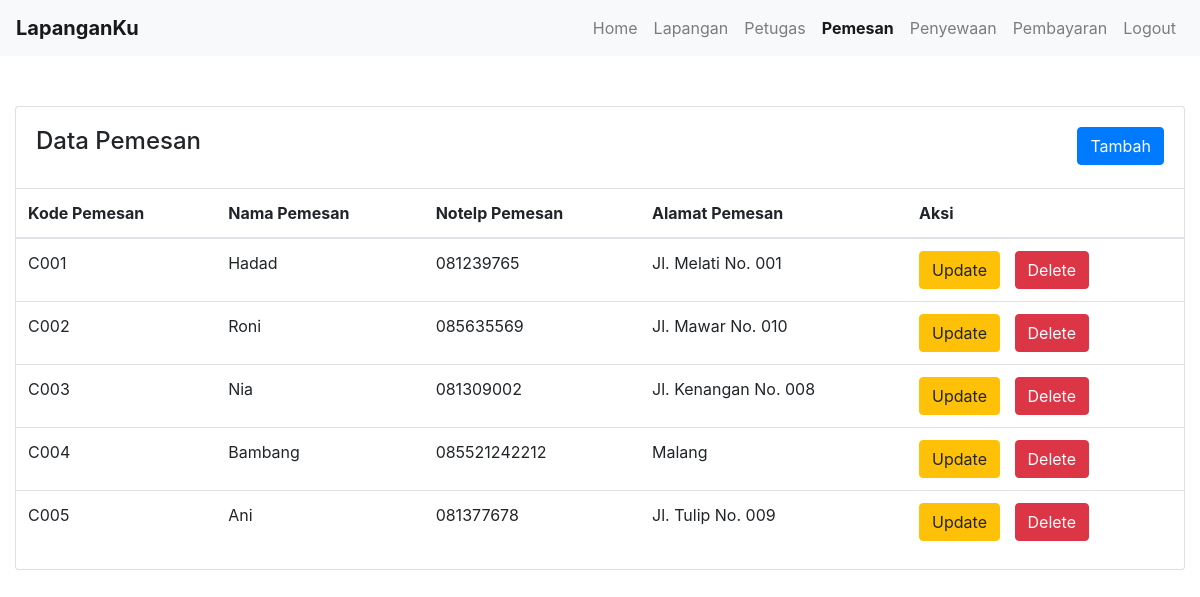
The app's page /pemesan/index.php with its own data.
### tables this page shows
CREATE TABLE `pemesan` (
  `kode_pemesan` varchar(10) NOT NULL,
  `nama_pemesan` varchar(25) NOT NULL,
  `no_hp_pemesan` varchar(50) NOT NULL,
  `alamat_pemesan` varchar(50) NOT NULL
);

### pemesan/index.php (the view, shortened to what this page needs)
<?php
include_once("../connect.php");
$result = mysqli_query($mysqli, "select * from pemesan");
?>
<!DOCTYPE html>
<html lang="en">
<head>
    <link rel="stylesheet" href="https://cdn.jsdelivr.net/npm/bootstrap@4.6.1/dist/css/bootstrap.min.css">
</head>
<body>
    <section id="header">
        <nav class="navbar navbar-expand-lg navbar-light bg-light">
            <a class="navbar-brand" href="#"><span style="font-weight: bold;">LapanganKu</a>
            <div class="collapse navbar-collapse justify-content-end" id="navbarNav">
                <ul class="navbar-nav">
                    <li class="nav-item">
                        <a class="nav-link" href="../login/dashboard.php">Home</a>
                    </li>
                    <li class="nav-item">
                        <a class="nav-link" href="../lapangan/index.php">Lapangan</a>
                    </li>
                    <li class="nav-item">
                        <a class="nav-link" href="../petugas/index.php">Petugas</a>
                    </li>
                    <li class="nav-item active">
                        <a class="nav-link" href="../pemesan/index.php"><span style="font-weight: bold;">Pemesan</span></a>
                    </li>
                    <li class="nav-item">
                        <a class="nav-link" href="../penyewaan/index.php">Penyewaan</a>
                    </li>
                    <li class="nav-item">
                        <a class="nav-link" href="../pembayaran/index.php">Pembayaran</a>
                    </li>
                    <li class="nav-item">
                        <a class="nav-link" href="logout.php">Logout</a>
                    </li>
                </ul>
            </div>
        </nav>
    </section>
    <div class="col-12" style="margin-top: 50px;">
        <div class="card">
            <div class="card-body">
                <h4 class="card-title">Data Pemesan
                    <a href="#tambah" data-toggle="modal" style="float:right" class="btn btn-primary">Tambah</a>
                </h4>
            </div>
            <div class="table-responsive">
                <table class="table table-hover">
                    <thead>
                        <tr>
                            <th scope="col">Kode Pemesan</th>
                            <th scope="col">Nama Pemesan</th>
                            <th scope="col">Notelp Pemesan</th>
                            <th scope="col">Alamat Pemesan</th>
                            <th scope="col">Aksi</th>
                        </tr>
                    </thead>
                    <tbody>
                        <?php
                        foreach ($result as $data) {
                            echo '
                            <tr>
                            <td>' . $data['kode_pemesan'] . '</td>
                            <td>' . $data['nama_pemesan'] . '</td>
                            <td>' . $data['no_hp_pemesan'] . '</td>
                            <td>' . $data['alamat_pemesan'] . '</td>
                            <td>
                            <a href="edit.php?kode_pemesan=' . $data['kode_pemesan'] . '" class="btn btn-warning">Update</a>
                            <a style="margin-left:10px" href="#" onclick="deleteData(' . "'$data[kode_pemesan]'" . ')" class="btn btn-danger">Delete</td>
                            </tr>
                            ';
                        }
                        ?>
                    </tbody>
                </table>
            </div>
        </div>
    </div>
</body>
</html>

### records on screen
pemesan: kode_pemesan "C001", nama_pemesan "Hadad", no_hp_pemesan "081239765", alamat_pemesan "Jl. Melati No. 001"
pemesan: kode_pemesan "C002", nama_pemesan "Roni", no_hp_pemesan "085635569", alamat_pemesan "Jl. Mawar No. 010"
pemesan: kode_pemesan "C003", nama_pemesan "Nia", no_hp_pemesan "081309002", alamat_pemesan "Jl. Kenangan No. 008"
pemesan: kode_pemesan "C004", nama_pemesan "Bambang", no_hp_pemesan "085521242212", alamat_pemesan "Malang"
pemesan: kode_pemesan "C005", nama_pemesan "Ani", no_hp_pemesan "081377678", alamat_pemesan "Jl. Tulip No. 009"
